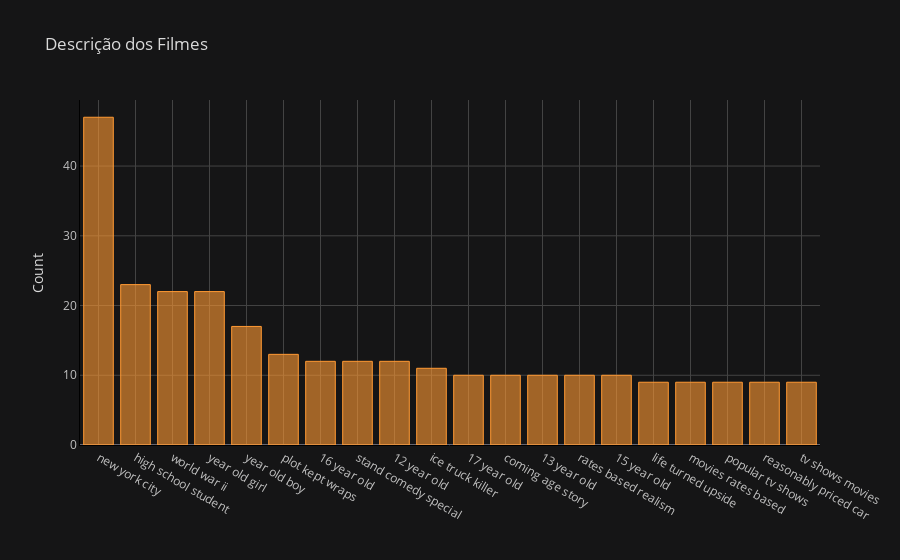

Write notebook code for a chart like this one.
### Markdown cell above
### Trigrams - Distribuição de frequência depois de remover Stop Word

### Code cell
def get_top_n_bigram(corpus, n=None):
    vec = CountVectorizer(ngram_range=(3, 3), stop_words='english').fit(corpus)
    bag_of_words = vec.transform(corpus)
    sum_words = bag_of_words.sum(axis=0) 
    words_freq = [(word, sum_words[0, idx]) for word, idx in vec.vocabulary_.items()]
    words_freq =sorted(words_freq, key = lambda x: x[1], reverse=True)
    return words_freq[:n]
common_words = get_top_n_bigram(df['description'], 20)
df4 = pd.DataFrame(common_words, columns = ['description' , 'count'])
df4.groupby('description').sum()['count'].sort_values(ascending=False).iplot(kind='bar', yTitle='Count', linecolor='black', title=
                                                                                        'Descrição dos Filmes')

### Figure 1 — Plotly figure (JSON) as saved in the notebook; plotly's stock layout.template omitted (floating-point values rounded to 4 significant figures)
{"data": [{"marker": {"color": "rgba(255, 153, 51, 0.6)", "line": {"color": "rgba(255, 153, 51, 1.0)", "width": 1}}, "name": "count", "orientation": "v", "text": "", "type": "bar", "x": ["new york city", "high school student", "world war ii", "year old girl", "year old boy", "plot kept wraps", "16 year old", "stand comedy special", "12 year old", "ice truck killer", "17 year old", "coming age story", "13 year old", "rates based realism", "15 year old", "life turned upside", "movies rates based", "popular tv shows", "reasonably priced car", "tv shows movies"], "y": [47, 23, 22, 22, 17, 13, 12, 12, 12, 11, 10, 10, 10, 10, 10, 9, 9, 9, 9, 9]}], "layout": {"legend": {"bgcolor": "#151516", "font": {"color": "#D9D9D9"}}, "paper_bgcolor": "#151516", "plot_bgcolor": "#151516", "title": {"font": {"color": "#D9D9D9"}, "text": "Descrição dos Filmes"}, "xaxis": {"gridcolor": "#434343", "linecolor": "black", "showgrid": true, "tickfont": {"color": "#C2C2C2"}, "title": {"font": {"color": "#D9D9D9"}, "text": ""}, "zerolinecolor": "#666570"}, "yaxis": {"gridcolor": "#434343", "linecolor": "black", "showgrid": true, "tickfont": {"color": "#C2C2C2"}, "title": {"font": {"color": "#D9D9D9"}, "text": "Count"}, "zerolinecolor": "#666570"}}}
